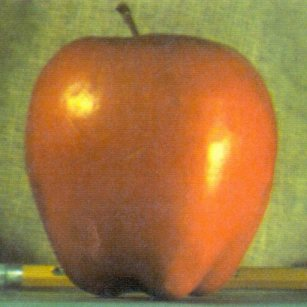
#> input picture blending_images/Pyramid_Blending_img/apple.png, 307 x 307 px, found by its file name
$ python Pyramid_Blending.py
#> lines starting #> are read from the running program, lines starting #| are printed output that depends on the picture
import numpy as np
from PIL import Image

def gaussian_kernel(kernel_size, sigma):
    """Generate a Gaussian kernel."""
    kernel = np.zeros((kernel_size, kernel_size), dtype=np.float32)
    center = kernel_size // 2
    for i in range(kernel_size):
        for j in range(kernel_size):
            x, y = i - center, j - center
            kernel[i, j] = np.exp(-(x**2 + y**2) / (2 * sigma**2))
    kernel /= kernel.sum()
    return kernel

def gaussian_blur(image, kernel):
    """Apply Gaussian blur using the given kernel."""
    h, w, c = image.shape
    pad = kernel.shape[0] // 2
    padded_image = np.pad(image, [(pad, pad), (pad, pad), (0, 0)], mode='reflect')
    blurred = np.zeros_like(image, dtype=np.float32)

    for x in range(h):
        for y in range(w):
            for ch in range(c):
                blurred[x, y, ch] = np.sum(
                    kernel * padded_image[x:x + kernel.shape[0], y:y + kernel.shape[1], ch]
                )
    return blurred

def downsample(image):
    """Downsample the image by a factor of 2."""
    return image[::2, ::2]

def upsample(image):
    """Upsample the image by a factor of 2."""
    h, w, c = image.shape
    upsampled = np.zeros((h * 2, w * 2, c), dtype=image.dtype)
    upsampled[::2, ::2] = image

    # Fill the gaps using average of neighbors
    for i in range(h * 2):
        for j in range(w * 2):
            if i % 2 == 1 or j % 2 == 1:
                neighbors = []
                if i > 0:
                    neighbors.append(upsampled[i - 1, j])
                if i < h * 2 - 1:
                    neighbors.append(upsampled[i + 1, j])
                if j > 0:
                    neighbors.append(upsampled[i, j - 1])
                if j < w * 2 - 1:
                    neighbors.append(upsampled[i, j + 1])
                upsampled[i, j] = np.mean(neighbors, axis=0)
    return upsampled

def gaussian_pyramid(image, levels, kernel):
    """Build Gaussian Pyramid."""
    pyramid = [image]
    for _ in range(levels):
        image = gaussian_blur(image, kernel)
        image = downsample(image)
        pyramid.append(image)
    return pyramid

def laplacian_pyramid(gaussian_pyramid):
    """Build Laplacian Pyramid."""
    laplacian_pyramid = []
    for i in range(len(gaussian_pyramid) - 1):
        upsampled = upsample(gaussian_pyramid[i + 1])
        upsampled = upsampled[:gaussian_pyramid[i].shape[0], :gaussian_pyramid[i].shape[1]]
        laplacian = gaussian_pyramid[i] - upsampled
        laplacian_pyramid.append(laplacian)
    laplacian_pyramid.append(gaussian_pyramid[-1])
    return laplacian_pyramid

def reconstruct_image(laplacian_pyramid):
    """Reconstruct image from Laplacian Pyramid."""
    image = laplacian_pyramid[-1]
    for i in range(len(laplacian_pyramid) - 2, -1, -1):
        upsampled = upsample(image)
        upsampled = upsampled[:laplacian_pyramid[i].shape[0], :laplacian_pyramid[i].shape[1]]
        image = upsampled + laplacian_pyramid[i]
    return image

def pyramid_blending(img1, img2, mask, levels, kernel):
    """Perform Pyramid Blending."""
    gp1 = gaussian_pyramid(img1, levels, kernel)
    gp2 = gaussian_pyramid(img2, levels, kernel)
    gpm = gaussian_pyramid(mask, levels, kernel)

    lp1 = laplacian_pyramid(gp1)
    lp2 = laplacian_pyramid(gp2)

    blended_pyramid = []
    for l1, l2, gm in zip(lp1, lp2, gpm):
        blended = l1 * gm + l2 * (1 - gm)
        blended_pyramid.append(blended)

    return reconstruct_image(blended_pyramid)

def load_image(path):
    """Load image using PIL."""
    return np.array(Image.open(path).convert("RGB"), dtype=np.float32) / 255.0

def save_image(image, path):
    """Save image using PIL."""
    img = Image.fromarray((image * 255).astype(np.uint8))
    img.save(path)

def create_horizontal_gradient_mask(h, w):
    """Create horizontal gradient mask."""
    mask = np.zeros((h, w), dtype=np.float32)
    for i in range(w):
        mask[:, i] = i / (w - 1)
    mask = np.repeat(mask[:, :, np.newaxis], 3, axis=2)  # Expand to 3 channels
    return mask

# Main script
if __name__ == "__main__":
    # Load images
    img1 = load_image(r"blending_images\\Pyramid_Blending_img\\apple.png")
    img2 = load_image(r"blending_images\\Pyramid_Blending_img\\orange.png")
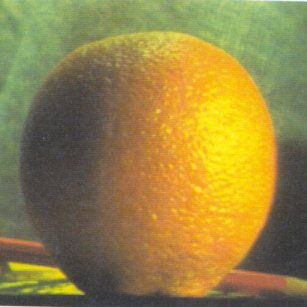
#> input picture blending_images/Pyramid_Blending_img/orange.png, 307 x 307 px, found by its file name

    # Create horizontal gradient mask
    h, w, _ = img1.shape
#> h = 307; w = 307
    mask = create_horizontal_gradient_mask(h, w)
#> after the loop in create_horizontal_gradient_mask, `for i in range(w):`:
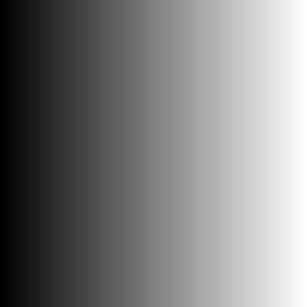
#> mask: shape (307, 307) float32; min 0, max 1, mean 0.5

    # Define Gaussian kernel
    kernel = gaussian_kernel(kernel_size=5, sigma=1.0)

    # Perform blending
    blended_image = pyramid_blending(img1, img2, mask, levels=5, kernel=kernel)
#> after the loop in gaussian_pyramid, `for _ in range(levels):`: pyramid = 6 items
#> the loop in laplacian_pyramid, `for i in range(len(gaussian_pyramid) - 1):` made 5 passes
#> pass 1, in laplacian_pyramid, `laplacian = gaussian_pyramid[i] - upsampled`:
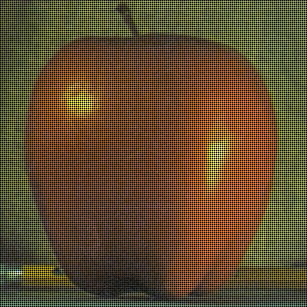
#> laplacian: shape (307, 307, 3) float32; mean of channels 0, 1, 2 0.244, 0.183, 0.0993; drawn with min black and max white
#> after the loop in laplacian_pyramid, `for i in range(len(gaussian_pyramid) - 1):`: laplacian_pyramid = 5 items
#> in pyramid_blending, `lp1 = laplacian_pyramid(gp1)`: lp1 = 6 items
#> the loop in laplacian_pyramid (call 2), `for i in range(len(gaussian_pyramid) - 1):` made 5 passes
#> pass 1, in laplacian_pyramid (call 2), `laplacian = gaussian_pyramid[i] - upsampled`:
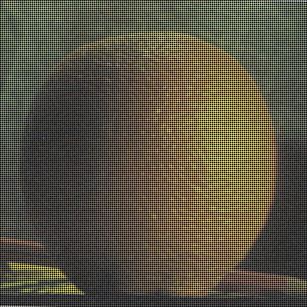
#> laplacian: shape (307, 307, 3) float32; mean of channels 0, 1, 2 0.231, 0.202, 0.106; drawn with min black and max white
#> pass 2, in laplacian_pyramid (call 2), `upsampled = upsample(gaussian_pyramid[i + 1])`:
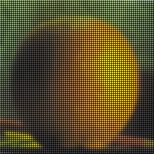
#> upsampled: shape (154, 154, 3) float32; mean of channels 0, 1, 2 0.358, 0.315, 0.166; drawn as R, G, B
#> the loop in pyramid_blending, `for l1, l2, gm in zip(lp1, lp2, gpm):` made 6 passes
#> pass 3, in pyramid_blending, `blended = l1 * gm + l2 * (1 - gm)`:
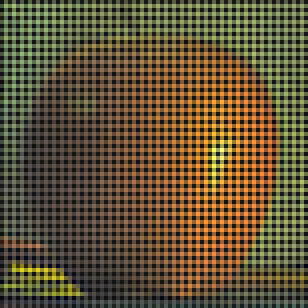
#> blended: shape (77, 77, 3) float32 (shown 4 times larger); mean of channels 0, 1, 2 0.232, 0.19, 0.106; drawn with min black and max white
#> the loop in reconstruct_image, `for i in range(len(laplacian_pyramid) - 2, -1, -1):` made 5 passes
#> i on passes 1, 2, 4, 5: 4, 3, 1, 0
#> after the loop in reconstruct_image, `for i in range(len(laplacian_pyramid) - 2, -1, -1):`:
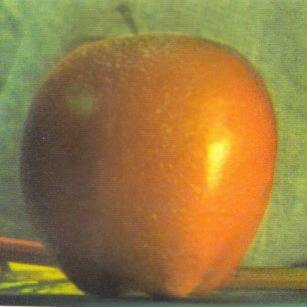
#> image: shape (307, 307, 3) float32; mean of channels 0, 1, 2 0.6, 0.491, 0.276; drawn with min black and max white

    # Save result
    save_image(blended_image, r"blending_images\\Pyramid_Blending_img\\blended_image.jpg")
